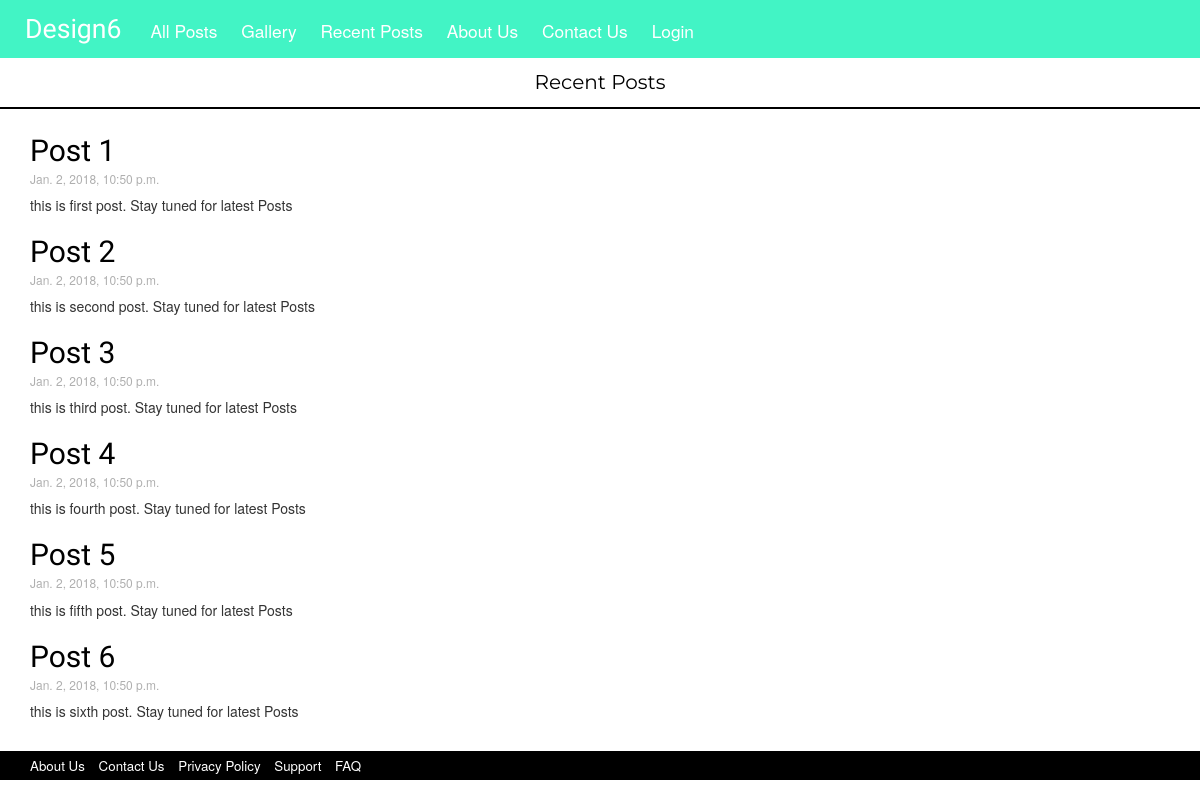
Page /posts/recent/ on the earlier database version.
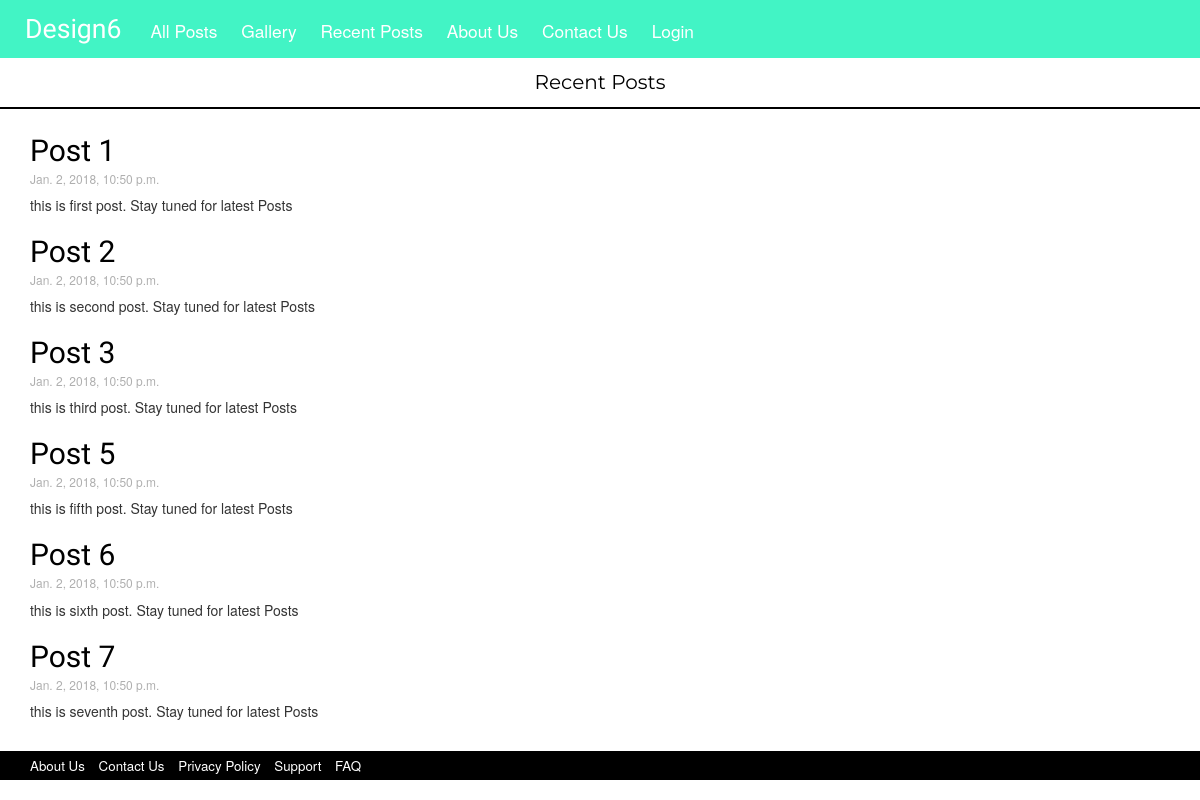
Same page on the later database version.
### design6/models.py (models this page shows, shortened)
class Post(models.Model):
	author = models.ForeignKey('auth.User')
	title = models.CharField(max_length=200)
	text = models.TextField()
	created_date = models.DateTimeField(default=timezone.now)
	published_date = models.DateTimeField(default=timezone.now)

### design6/views.py (the view)
# urls.py: url(r'^posts/recent/$', views.post_recent, name='post_recent'),
def post_recent(request):
	posts = Post.objects.filter(published_date__lte=timezone.now()).order_by('published_date')[:6]
	return render(request, 'design6/post_recent.html', {'posts' :posts})

### design6/templates/design6/post_recent.html
{% extends 'design6/base.html' %}
{% block content %}
	<div class="container-fluid latest">
		<p>Recent Posts</p>
	</div>
	<div class="container-fluid">
		{% for post in posts %}
			<div class="container-fluid">
				<h2><a href="{% url 'post_detail' pk=post.pk %}">{{ post.title }}</a></h2>
				<h6 class="date">{{ post.published_date }}</h6>
				<div class="postText">
					<p>{{ post.text|truncatewords:40|linebreaks }}</p>
				</div>
			</div>
		{% endfor %}
	</div>
{% endblock %}

Differences in the rows shown:
removed Post: title "Post 4", published_date "Jan. 2, 2018, 10:50 p.m.", text "this is fourth post. Stay tuned for latest Posts"
now on this page (row unchanged): Post: title "Post 7", published_date "Jan. 2, 2018, 10:50 p.m.", text "this is seventh post. Stay tuned for latest Posts"
